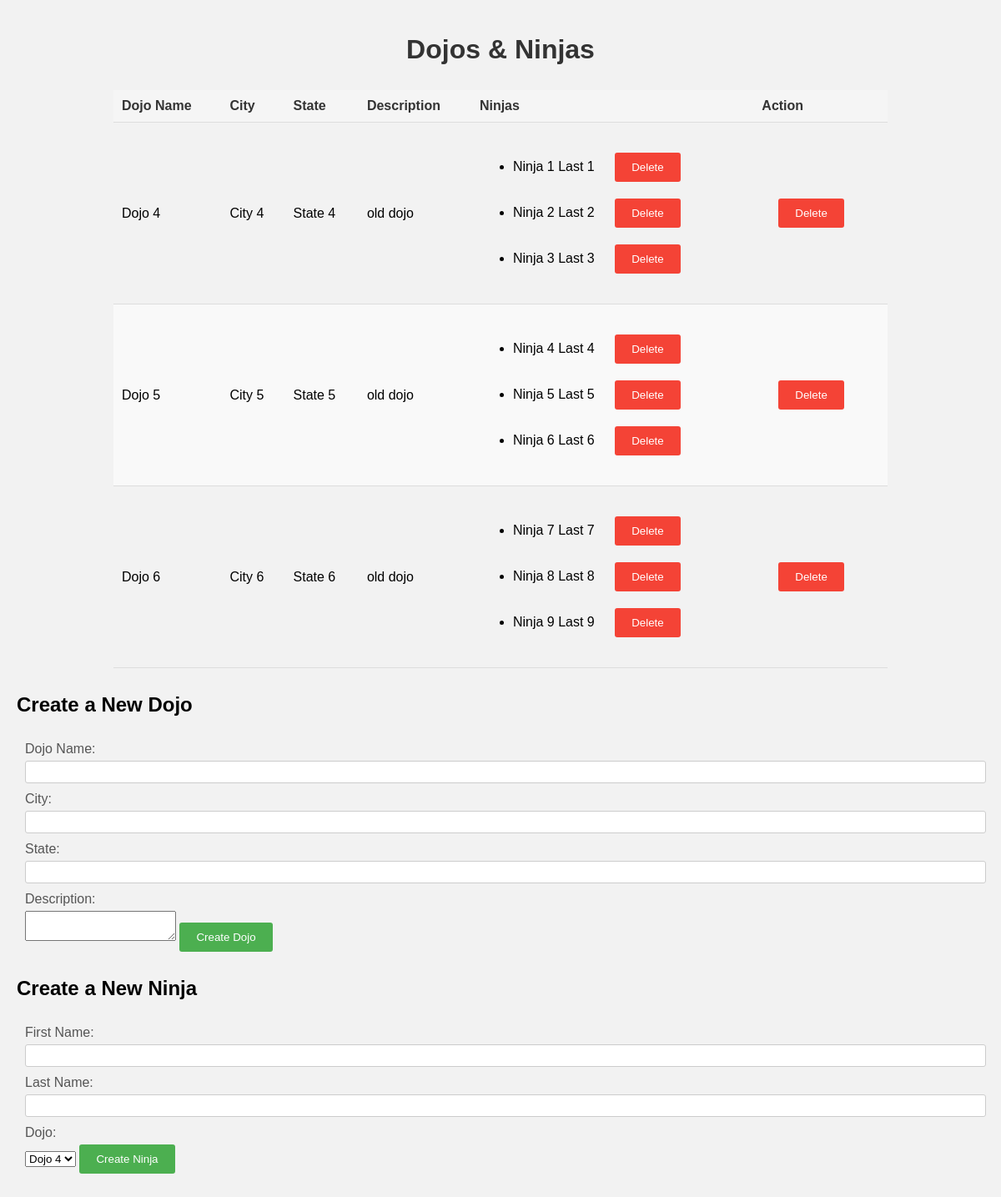
Before: / with the older database file.
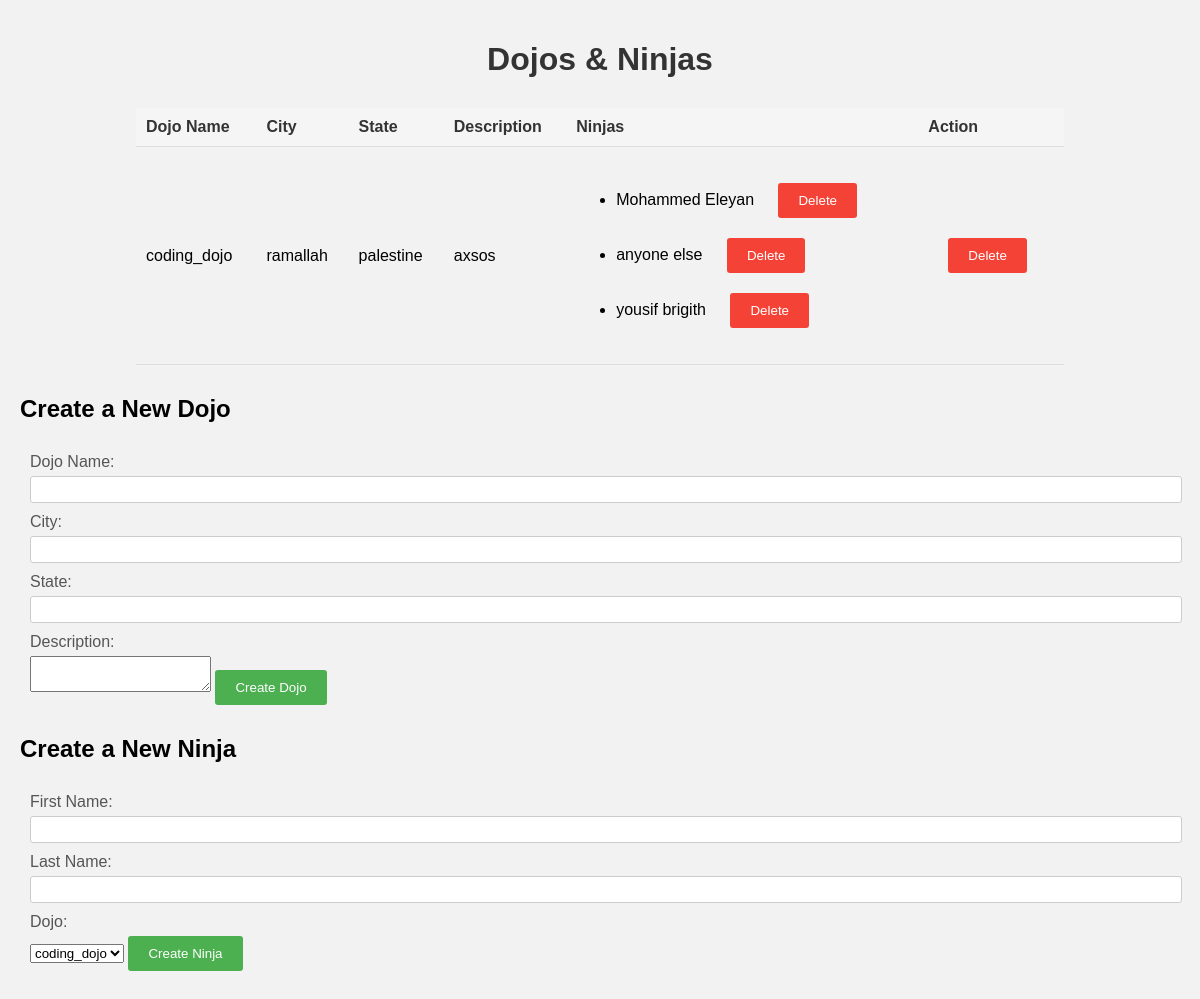
After: the same page with the newer database file.
### dojo_ninjas_app/models.py (models this page shows)
class Dojo(models.Model):
    name = models.CharField(max_length=255)
    city = models.CharField(max_length=255)
    state = models.CharField(max_length=2)
    desc = models.TextField(default="old dojo")

class Ninja(models.Model):
    first_name = models.CharField(max_length=255)
    last_name = models.CharField(max_length=255)
    dojo = models.ForeignKey(
        Dojo, related_name="ninjas", on_delete=models.CASCADE)

### dojo_ninjas_app/views.py (the view)
# urls.py: path('', views.dojos, name='dojos'),
def dojos(request):
    dojos = Dojo.objects.all()
    return render(request, 'index.html', {'dojos': dojos})

### dojo_ninjas_app/templates/index.html (shortened to what this page needs)
<!DOCTYPE html>
<html lang="en">
<head>
    {% load static %}
    <link rel="stylesheet" type="text/css" href="{% static 'css/style.css' %}"></head>
</head>
<body>
    <h1>Dojos & Ninjas</h1>
<table>
    <thead>
        <tr>
            <th>Dojo Name</th>
            <th>City</th>
            <th>State</th>
            <th>Description</th>
            <th>Ninjas</th>
            <th>Action</th>
        </tr>
    </thead>
    <tbody>
        {% for dojo in dojos %}
        <tr>
            <td>{{ dojo.name }}</td>
            <td>{{ dojo.city }}</td>
            <td>{{ dojo.state }}</td>
            <td>{{ dojo.desc }}</td>
            <td>
                <ul>
                    {% for ninja in dojo.ninjas.all %}
                    <li>
                        {{ ninja.first_name }} {{ ninja.last_name }}
                        <form action="{% url 'delete-ninja' ninja.id %}" method="post" class="delete-form">
                            <input type="submit" value="Delete">
                        </form>
                    </li>
                    {% endfor %}
                </ul>
            </td>
            <td>
                <form action="{% url 'delete-dojo' dojo.id %}" method="post" class="delete-form">
                    <input type="submit" value="Delete">
                </form>
            </td>
        </tr>
        {% endfor %}
    </tbody>
</table>
    <h2>Create a New Dojo</h2>
    <form action="{% url 'create-dojo' %}" method="POST">
        <label for="dojo-name">Dojo Name:</label>
        <input type="text" id="dojo-name" name="name" required>
        <label for="dojo-city">City:</label>
        <input type="text" id="dojo-city" name="city" required>
        <label for="dojo-state">State:</label>
        <input type="text" id="dojo-state" name="state" required>
        <label for="dojo-desc">Description:</label>
        <textarea id="dojo-desc" name="desc"></textarea>
        <input type="submit" value="Create Dojo">
    </form>
    <h2>Create a New Ninja</h2>
    <form action="{% url 'create-ninja' %}" method="POST">
        <label for="ninja-first-name">First Name:</label>
        <input type="text" id="ninja-first-name" name="first_name" required>
        <label for="ninja-last-name">Last Name:</label>
        <input type="text" id="ninja-last-name" name="last_name" required>
        <label for="ninja-dojo">Dojo:</label>
        <select id="ninja-dojo" name="dojo" required>
            {% for dojo in dojos %}
            <option value="{{ dojo.id }}">{{ dojo.name }}</option>
            {% endfor %}
        </select>
        <input type="submit" value="Create Ninja">
    </form>
</body>
</html>

### dojo_ninjas_app/static/css/style.css (style rules this page uses)
body { font-family: Arial, sans-serif; background-color: #f2f2f2; margin: 0; padding: 20px; }
h1 { text-align: center; color: #333; margin-bottom: 30px; }
table { width: 80%; margin: 0 auto; border-collapse: collapse; margin-bottom: 30px; }
th, td { padding: 10px; text-align: left; border-bottom: 1px solid #ddd; }
th { background-color: #f5f5f5; color: #333; font-weight: bold; }
form { margin: 0; padding: 10px; }
label { display: block; margin-bottom: 5px; color: #555; }
input[type="text"], input[type="email"], input[type="number"] { padding: 5px; width: 100%; margin-bottom: 10px; border: 1px solid #ccc; border-radius: 3px; }
input[type="submit"] { padding: 10px 20px; background-color: #4CAF50; color: #fff; border: none; border-radius: 3px; cursor: pointer; }
.delete-form { display: inline-block; margin-left: 10px; }
.delete-form input[type="submit"] { background-color: #f44336; }

Changed rows visible on the page:
removed Dojo: name "Dojo 4", city "City 4", state "State 4", desc "old dojo"
removed Ninja: first_name "Ninja 1", last_name "Last 1", shown under "Dojo 4"
removed Ninja: first_name "Ninja 2", last_name "Last 2", shown under "Dojo 4"
removed Ninja: first_name "Ninja 3", last_name "Last 3", shown under "Dojo 4"
removed Dojo: name "Dojo 5", city "City 5", state "State 5", desc "old dojo"
removed Ninja: first_name "Ninja 4", last_name "Last 4", shown under "Dojo 5"
removed Ninja: first_name "Ninja 5", last_name "Last 5", shown under "Dojo 5"
removed Ninja: first_name "Ninja 6", last_name "Last 6", shown under "Dojo 5"
removed Dojo: name "Dojo 6", city "City 6", state "State 6", desc "old dojo"
removed Ninja: first_name "Ninja 7", last_name "Last 7", shown under "Dojo 6"
removed Ninja: first_name "Ninja 8", last_name "Last 8", shown under "Dojo 6"
removed Ninja: first_name "Ninja 9", last_name "Last 9", shown under "Dojo 6"
added Dojo: name "coding_dojo", city "ramallah", state "palestine", desc "axsos"
added Ninja: first_name "Mohammed", last_name "Eleyan", shown under "coding_dojo"
added Ninja: first_name "anyone", last_name "else", shown under "coding_dojo"
added Ninja: first_name "yousif", last_name "brigith", shown under "coding_dojo"
Other visible differences:
form field dojo: "Dojo 4" → "coding_dojo"
